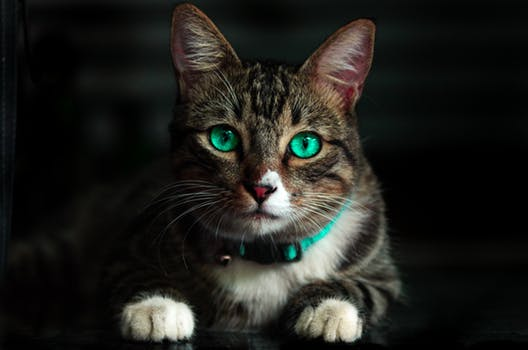
#> input picture cat.jpeg, 528 x 350 px
$ python 18_contour_detection.py -i cat.jpeg   (older library calls are emulated)
#> lines starting #> are read from the running program, lines starting #| are printed output that depends on the picture; after the words box and inside, x2 and y2 are one past the last pixel; in counts of white or black regions, pixels touching at a corner belong together
import cv2
import argparse
import numpy as np


ap = argparse.ArgumentParser()
ap.add_argument('-i', required = True, help = 'Path to the image')
args = vars(ap.parse_args())


image = cv2.imread(args['i'])
#> image is the input picture: shape (350, 528, 3); mean B, G, R 27.8, 31.9, 31.8

# to detect the shape first we need to detect the edges below function will do that
def edge_detect(image):
	"""
	this function will get an image as an input convert it to grayscale apply Gaussian Blurring and Canny Edge detection
	then it will return the output image
	"""
	gray_image = cv2.cvtColor(image, cv2.COLOR_BGR2GRAY)
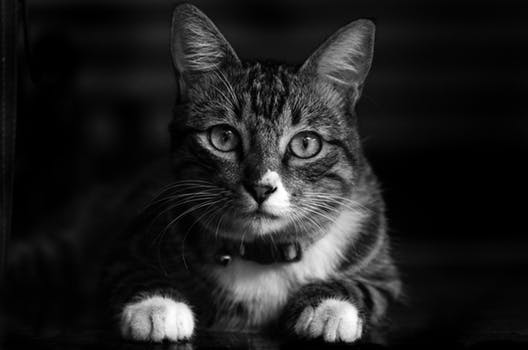
#> gray_image: shape (350, 528); min 0, max 255, mean 31.4
	gau_blurred = cv2.GaussianBlur(gray_image,(5,5),0)
	return cv2.Canny(gau_blurred, 30, 150)
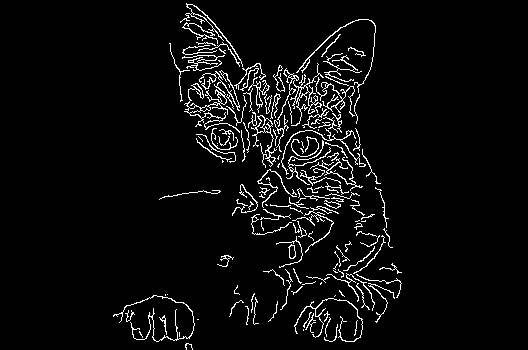
#> returned value: shape (350, 528); 4.7% white in thin lines or dots, all inside (x1, y1, x2, y2) = (113, 3, 402, 350)


edged = edge_detect(image)

# (_ ,cnts, _) = cv2.findContours(edged.copy(), cv2.RETR_EXTERNAL, cv2.CHAIN_APPROX_SIMPLE)
cnts, _ = cv2.findContours(edged.copy(), cv2.RETR_EXTERNAL, cv2.CHAIN_APPROX_SIMPLE)
#> cnts = 145 contours, 115 with area under 20; largest, box (x1, y1, x2, y2) and area: (184, 70, 240, 133) 346, (251, 115, 277, 168) 232, (290, 63, 324, 126) 160, (296, 19, 376, 93) 93, (288, 244, 296, 259) 72

copy_image = image.copy()
cv2.drawContours(copy_image, cnts, -1, (0,255,0),2)
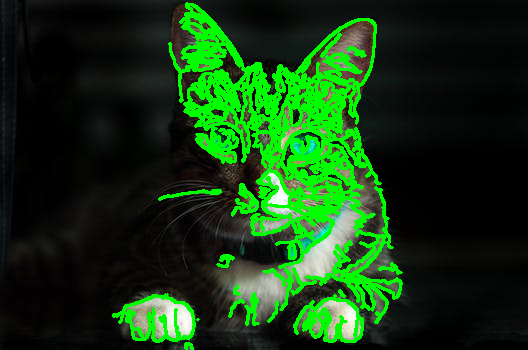
#> copy_image: shape (350, 528, 3); 14.39% of pixels changed, all inside (x1, y1, x2, y2) = (112, 2, 403, 350)

cv2.imshow('Original', image)
cv2.imshow('Contour', copy_image)
cv2.waitKey(0)
